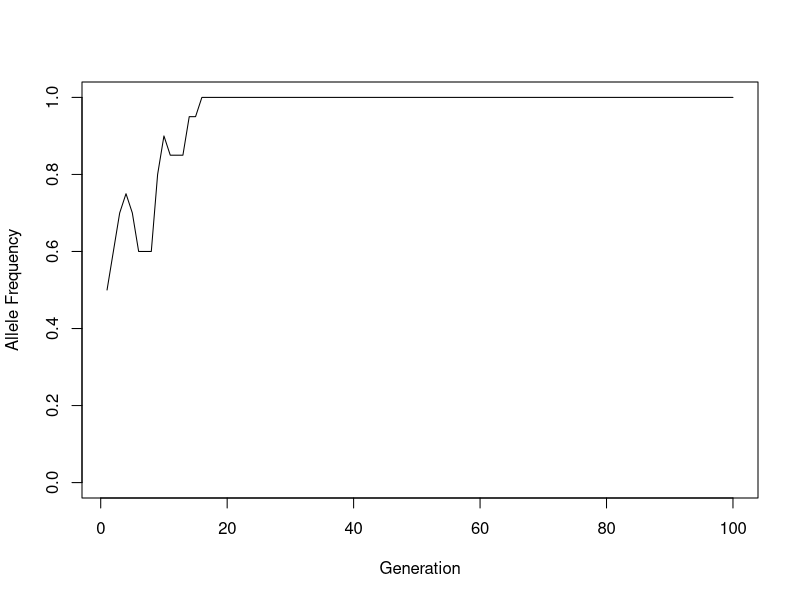
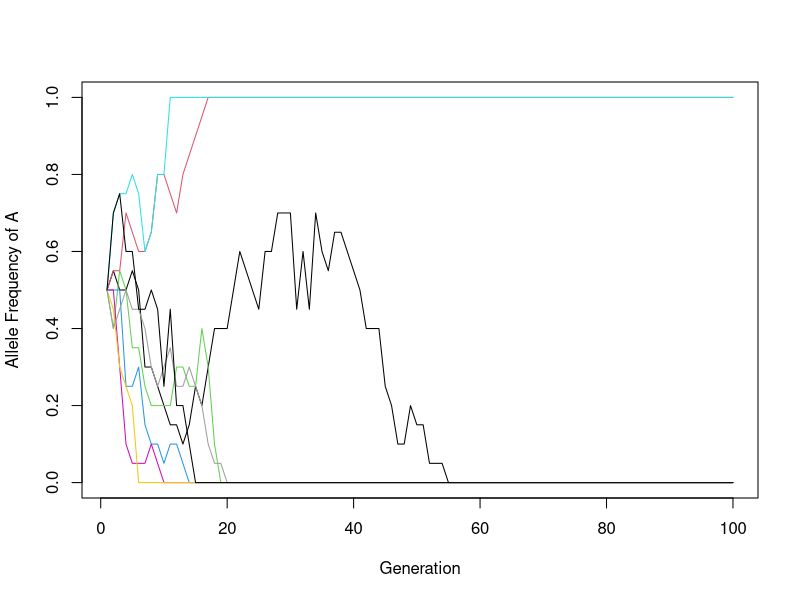
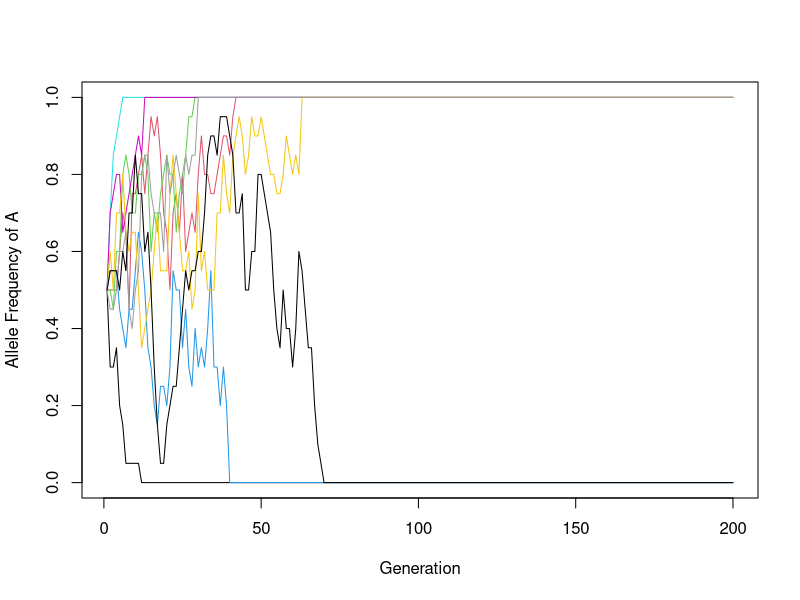
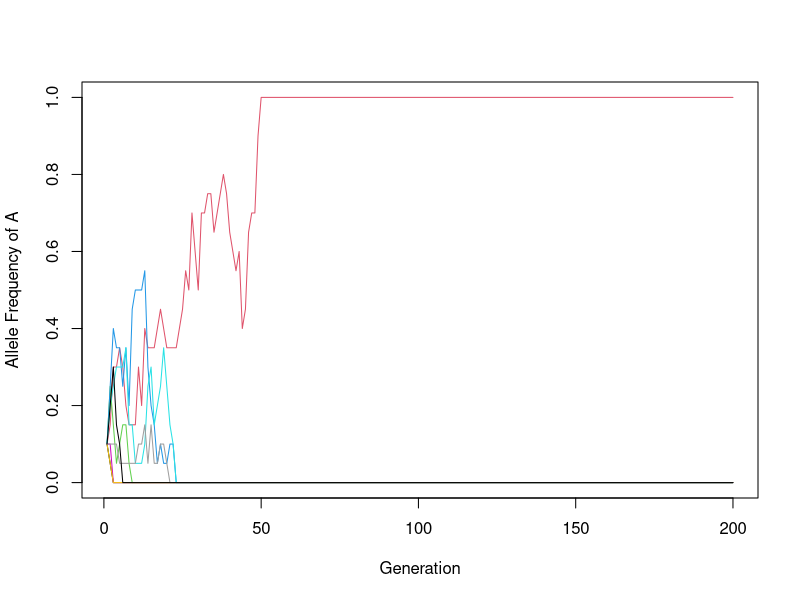
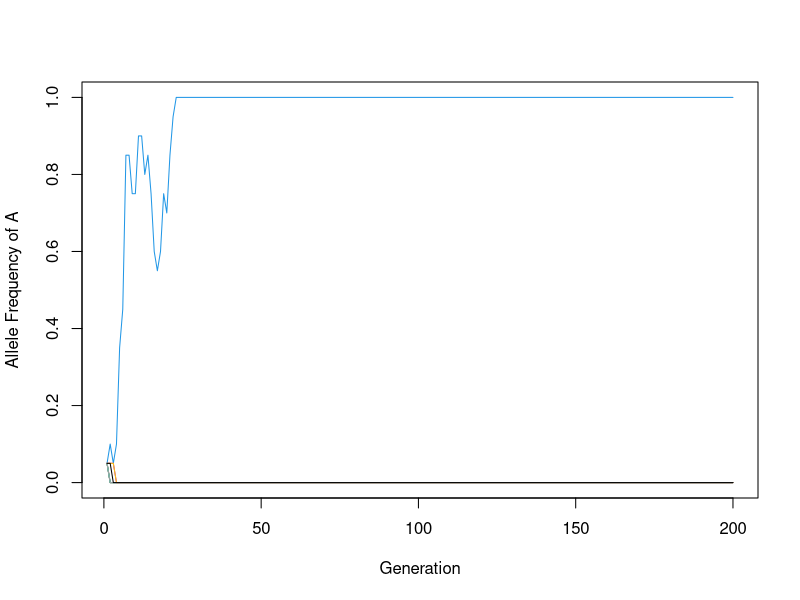
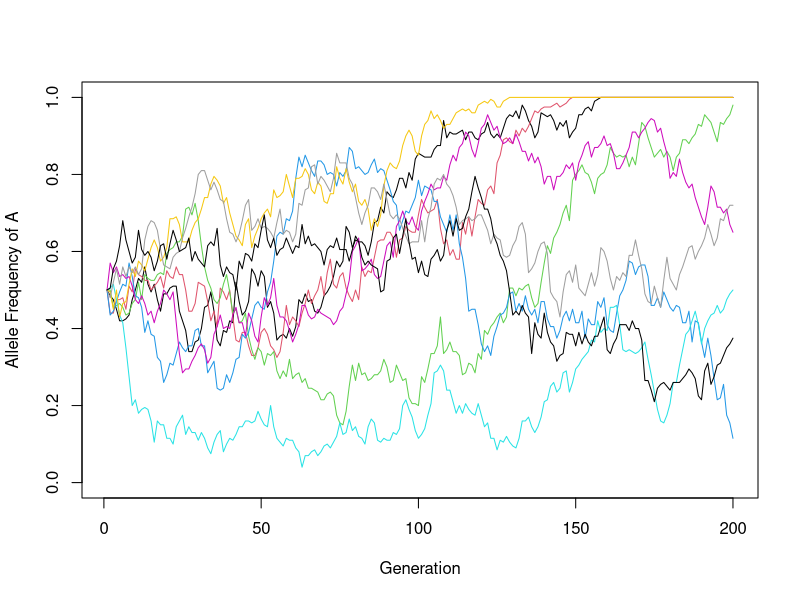
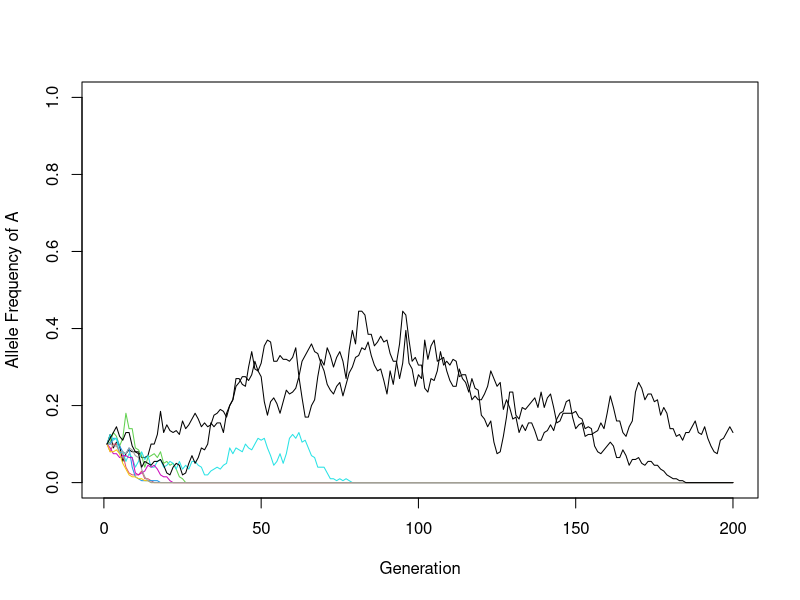
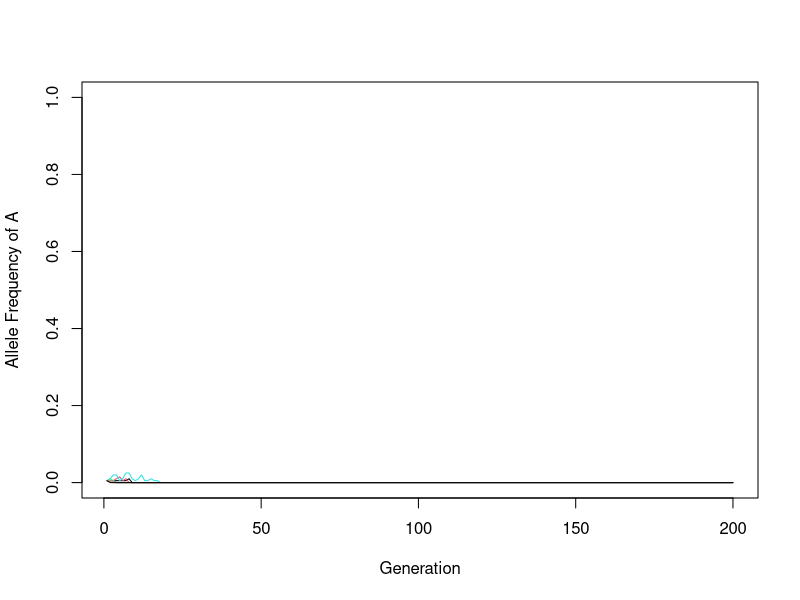

Here is the R script that generated these plots, in order:
## ---- chunk 1
N <- 10
tN <- 2*N
probV <- 0.5
probV[2] <- rbinom(n = 1, size = tN, probV)/tN
probV[3] <- rbinom(n = 1, size = tN, probV[2])/tN
probV[4] <- rbinom(n = 1, size = tN, probV[3])/tN

## ---- chunk 2

N <- 10
tN <- 2*N
freqV <- 0.5
for (i in 2:100) {
  freqV[i] <- rbinom(n = 1, size = tN, prob = freqV[i-1])/tN
}
plot(freqV, type = "l", ylim = c(0,1), xlab = "Generation", ylab = "Allele Frequency")

## ---- chunk 3

N <- 10
tN <- N*2

results <- list()

for (i in 1:9) {
  freqV <- 0.5
  for (j in 2:100) {
    freqV[j] <- rbinom(n = 1, size = tN, prob = freqV[j-1])/tN
  }
  results[[i]] <- freqV
}

plot(results[[1]], type = "l", col = 1, ylim = c(0,1), xlab = "Generation", ylab = "Allele Frequency of A")
for (line in 2:9) {
  lines(results[[line]], type = "l", col = line, ylim = c(0,1))
}



## ---- chunk 4

N1 <- 10
tN1 <- N1*2

results1 <- list()

for (i in 1:9) {
  freqV1 <- 0.5
  for (j in 2:200) {
    freqV1[j] <- rbinom(n = 1, size = tN1, prob = freqV1[j-1])/tN1
  }
  results1[[i]] <- freqV1
}

plot(results1[[1]], type = "l", col = 1, ylim = c(0,1), xlab = "Generation", ylab = "Allele Frequency of A")
for (line in 2:9) {
  lines(results1[[line]], type = "l", col = line, ylim = c(0,1))
}

## ---- chunk 5

N2 <- 10
tN2 <- N2*2

results2 <- list()

for (i in 1:9) {
  freqV2 <- 0.1
  for (j in 2:200) {
    freqV2[j] <- rbinom(n = 1, size = tN2, prob = freqV2[j-1])/tN2
  }
  results2[[i]] <- freqV2
}

plot(results2[[1]], type = "l", col = 1, ylim = c(0,1), xlab = "Generation", ylab = "Allele Frequency of A")
for (line in 2:9) {
  lines(results2[[line]], type = "l", col = line, ylim = c(0,1))
}

## ---- chunk 6

N3 <- 10
tN3 <- N3*2

results3 <- list()

for (i in 1:9) {
  freqV3 <- 1/tN3
  for (j in 2:200) {
    freqV3[j] <- rbinom(n = 1, size = tN3, prob = freqV3[j-1])/tN3
  }
  results3[[i]] <- freqV3
}

plot(results3[[1]], type = "l", col = 1, ylim = c(0,1), xlab = "Generation", ylab = "Allele Frequency of A")
for (line in 2:9) {
  lines(results3[[line]], type = "l", col = line, ylim = c(0,1))
}

## ---- chunk 7

N4 <- 100
tN4 <- N4*2

results4 <- list()

for (i in 1:9) {
  freqV4 <- 0.5
  for (j in 2:200) {
    freqV4[j] <- rbinom(n = 1, size = tN4, prob = freqV4[j-1])/tN4
  }
  results4[[i]] <- freqV4
}

plot(results4[[1]], type = "l", col = 1, ylim = c(0,1), xlab = "Generation", ylab = "Allele Frequency of A")
for (line in 2:9) {
  lines(results4[[line]], type = "l", col = line, ylim = c(0,1))
}

## ---- chunk 8

N5 <- 100
tN5 <- N5*2

results5 <- list()

for (i in 1:9) {
  freqV5 <- 0.1
  for (j in 2:200) {
    freqV5[j] <- rbinom(n = 1, size = tN5, prob = freqV5[j-1])/tN5
  }
  results5[[i]] <- freqV5
}

plot(results5[[1]], type = "l", col = 1, ylim = c(0,1), xlab = "Generation", ylab = "Allele Frequency of A")
for (line in 2:9) {
  lines(results5[[line]], type = "l", col = line, ylim = c(0,1))
}

## ---- chunk 9

N6 <- 100
tN6 <- N6*2

results6 <- list()

for (i in 1:9) {
  freqV6 <- 1/tN6
  for (j in 2:200) {
    freqV6[j] <- rbinom(n = 1, size = tN6, prob = freqV6[j-1])/tN6
  }
  results6[[i]] <- freqV6
}

plot(results6[[1]], type = "l", col = 1, ylim = c(0,1), xlab = "Generation", ylab = "Allele Frequency of A")
for (line in 2:9) {
  lines(results6[[line]], type = "l", col = line, ylim = c(0,1))
}

## ---- chunk 10

N7 <- 1000
tN7 <- N7*2

results7 <- list()

for (i in 1:9) {
  freqV7 <- 0.5
  for (j in 2:200) {
    freqV7[j] <- rbinom(n = 1, size = tN7, prob = freqV7[j-1])/tN7
  }
  results7[[i]] <- freqV7
}

plot(results7[[1]], type = "l", col = 1, ylim = c(0,1), xlab = "Generation", ylab = "Allele Frequency of A")
for (line in 2:9) {
  lines(results7[[line]], type = "l", col = line, ylim = c(0,1))
}

## ---- chunk 11

N8 <- 1000
tN8 <- N8*2

results8 <- list()

for (i in 1:9) {
  freqV8 <- 0.1
  for (j in 2:200) {
    freqV8[j] <- rbinom(n = 1, size = tN8, prob = freqV8[j-1])/tN8
  }
  results8[[i]] <- freqV8
}

plot(results8[[1]], type = "l", col = 1, ylim = c(0,1), xlab = "Generation", ylab = "Allele Frequency of A")
for (line in 2:9) {
  lines(results8[[line]], type = "l", col = line, ylim = c(0,1))
}

## ---- chunk 12

N9 <- 1000
tN9 <- N9*2

results9 <- list()

for (i in 1:9) {
  freqV9 <- 1/tN9
  for (j in 2:200) {
    freqV9[j] <- rbinom(n = 1, size = tN9, prob = freqV9[j-1])/tN9
  }
  results9[[i]] <- freqV9
}

plot(results9[[1]], type = "l", col = 1, ylim = c(0,1), xlab = "Generation", ylab = "Allele Frequency of A")
for (line in 2:9) {
  lines(results9[[line]], type = "l", col = line, ylim = c(0,1))
}

## ---- chunk 13

getfreq <- function(freqA) {
  freqq <- c()
  freqq[1] <- freqA
  freqq[2] <- 2 * freqA * (1 - freqA)
  freqq[3] <- 1 - freqA
  return(freqq)
}

probA <- function(fitness, freq, N) {
  totalContributedA <- (2 * freq[1] * fitness[1] * N) + (1 * freq[2] * fitness[2] * N)
  totalContributedB <- (2 * freq[3] * fitness[3] * N) + (1 * freq[2] * fitness[2] * N)
  frequencyContributed <- totalContributedA / (totalContributedA + totalContributedB)
  return(frequencyContributed)
}
## ---- chunk 14

fit <- c(0.5, 0.5, 1)

N <- 10
tN <- N*2

results <- list()

for (i in 1:9) {
  
  tempfreq <- getfreq(0.9)
  freqV <- tempfreq[1]
  
  for (j in 2:200) {
    freqV[j-1] <- tempfreq[1]
    freqV[j] <- rbinom(n = 1, size = tN, prob = probA(fit, getfreq(freqV[j-1]), N))/tN
    tempfreq <- getfreq(freqV[j])
    
  }
  results[[i]] <- freqV
}

plot(results[[1]], type = "l", col = 1, ylim = c(0,1), xlab = "Generation", ylab = "Allele Frequency of A")
for (line in 2:9) {
  lines(results[[line]], type = "l", col = line, ylim = c(0,1))
}

## ---- chunk 15

fit <- c(0.5, 0.5, 1)

N <- 100
tN <- N*2

results <- list()

for (i in 1:9) {
  
  tempfreq <- getfreq(0.9)
  freqV <- tempfreq[1]
  
  for (j in 2:200) {
    freqV[j-1] <- tempfreq[1]
    freqV[j] <- rbinom(n = 1, size = tN, prob = probA(fit, getfreq(freqV[j-1]), N))/tN
    tempfreq <- getfreq(freqV[j])
    
  }
  results[[i]] <- freqV
}

plot(results[[1]], type = "l", col = 1, ylim = c(0,1), xlab = "Generation", ylab = "Allele Frequency of A")
for (line in 2:9) {
  lines(results[[line]], type = "l", col = line, ylim = c(0,1))
}

## ---- chunk 16

fit <- c(0.5, 0.5, 1)

N <- 1000
tN <- N*2

results <- list()

for (i in 1:9) {
  
  tempfreq <- getfreq(0.9)
  freqV <- tempfreq[1]
  
  for (j in 2:200) {
    freqV[j-1] <- tempfreq[1]
    freqV[j] <- rbinom(n = 1, size = tN, prob = probA(fit, getfreq(freqV[j-1]), N))/tN
    tempfreq <- getfreq(freqV[j])
    
  }
  results[[i]] <- freqV
}

plot(results[[1]], type = "l", col = 1, ylim = c(0,1), xlab = "Generation", ylab = "Allele Frequency of A")
for (line in 2:9) {
  lines(results[[line]], type = "l", col = line, ylim = c(0,1))
}

## ---- chunk 17

fit <- c(1, 0.25, 0.5)

N <- 10
tN <- N*2

results <- list()

for (i in 1:9) {
  
  tempfreq <- getfreq(0.1)
  freqV <- tempfreq[1]
  
  for (j in 2:200) {
    freqV[j-1] <- tempfreq[1]
    freqV[j] <- rbinom(n = 1, size = tN, prob = probA(fit, getfreq(freqV[j-1]), N))/tN
    tempfreq <- getfreq(freqV[j])
    
  }
  results[[i]] <- freqV
}

plot(results[[1]], type = "l", col = 1, ylim = c(0,1), xlab = "Generation", ylab = "Allele Frequency of A")
for (line in 2:9) {
  lines(results[[line]], type = "l", col = line, ylim = c(0,1))
}

## ---- chunk 18

fit <- c(1, 0.25, 0.5)

N <- 100
tN <- N*2

results <- list()

for (i in 1:9) {
  
  tempfreq <- getfreq(0.1)
  freqV <- tempfreq[1]
  
  for (j in 2:200) {
    freqV[j-1] <- tempfreq[1]
    freqV[j] <- rbinom(n = 1, size = tN, prob = probA(fit, getfreq(freqV[j-1]), N))/tN
    tempfreq <- getfreq(freqV[j])
    
  }
  results[[i]] <- freqV
}

plot(results[[1]], type = "l", col = 1, ylim = c(0,1), xlab = "Generation", ylab = "Allele Frequency of A")
for (line in 2:9) {
  lines(results[[line]], type = "l", col = line, ylim = c(0,1))
}

## ---- chunk 19

fit <- c(1, 0.25, 0.5)

N <- 1000
tN <- N*2

results <- list()

for (i in 1:9) {
  
  tempfreq <- getfreq(0.1)
  freqV <- tempfreq[1]
  
  for (j in 2:200) {
    freqV[j-1] <- tempfreq[1]
    freqV[j] <- rbinom(n = 1, size = tN, prob = probA(fit, getfreq(freqV[j-1]), N))/tN
    tempfreq <- getfreq(freqV[j])
    
  }
  results[[i]] <- freqV
}

plot(results[[1]], type = "l", col = 1, ylim = c(0,1), xlab = "Generation", ylab = "Allele Frequency of A")
for (line in 2:9) {
  lines(results[[line]], type = "l", col = line, ylim = c(0,1))
}

## ---- chunk 20

fit <- c(0.5, 1, 0.5)

N <- 10
tN <- N*2

results <- list()

for (i in 1:9) {
  
  tempfreq <- getfreq(0.1)
  freqV <- tempfreq[1]
  
  for (j in 2:200) {
    freqV[j-1] <- tempfreq[1]
    freqV[j] <- rbinom(n = 1, size = tN, prob = probA(fit, getfreq(freqV[j-1]), N))/tN
    tempfreq <- getfreq(freqV[j])
    
  }
  results[[i]] <- freqV
}

plot(results[[1]], type = "l", col = 1, ylim = c(0,1), xlab = "Generation", ylab = "Allele Frequency of A")
for (line in 2:9) {
  lines(results[[line]], type = "l", col = line, ylim = c(0,1))
}

## ---- chunk 21

fit <- c(0.5, 1, 0.5)

N <- 100
tN <- N*2

results <- list()

for (i in 1:9) {
  
  tempfreq <- getfreq(0.1)
  freqV <- tempfreq[1]
  
  for (j in 2:200) {
    freqV[j-1] <- tempfreq[1]
    freqV[j] <- rbinom(n = 1, size = tN, prob = probA(fit, getfreq(freqV[j-1]), N))/tN
    tempfreq <- getfreq(freqV[j])
    
  }
  results[[i]] <- freqV
}

plot(results[[1]], type = "l", col = 1, ylim = c(0,1), xlab = "Generation", ylab = "Allele Frequency of A")
for (line in 2:9) {
  lines(results[[line]], type = "l", col = line, ylim = c(0,1))
}

## ---- chunk 22

fit <- c(0.5, 1, 0.5)

N <- 1000
tN <- N*2

results <- list()

for (i in 1:9) {
  
  tempfreq <- getfreq(0.1)
  freqV <- tempfreq[1]
  
  for (j in 2:200) {
    freqV[j-1] <- tempfreq[1]
    freqV[j] <- rbinom(n = 1, size = tN, prob = probA(fit, getfreq(freqV[j-1]), N))/tN
    tempfreq <- getfreq(freqV[j])
    
  }
  results[[i]] <- freqV
}

plot(results[[1]], type = "l", col = 1, ylim = c(0,1), xlab = "Generation", ylab = "Allele Frequency of A")
for (line in 2:9) {
  lines(results[[line]], type = "l", col = line, ylim = c(0,1))
}

